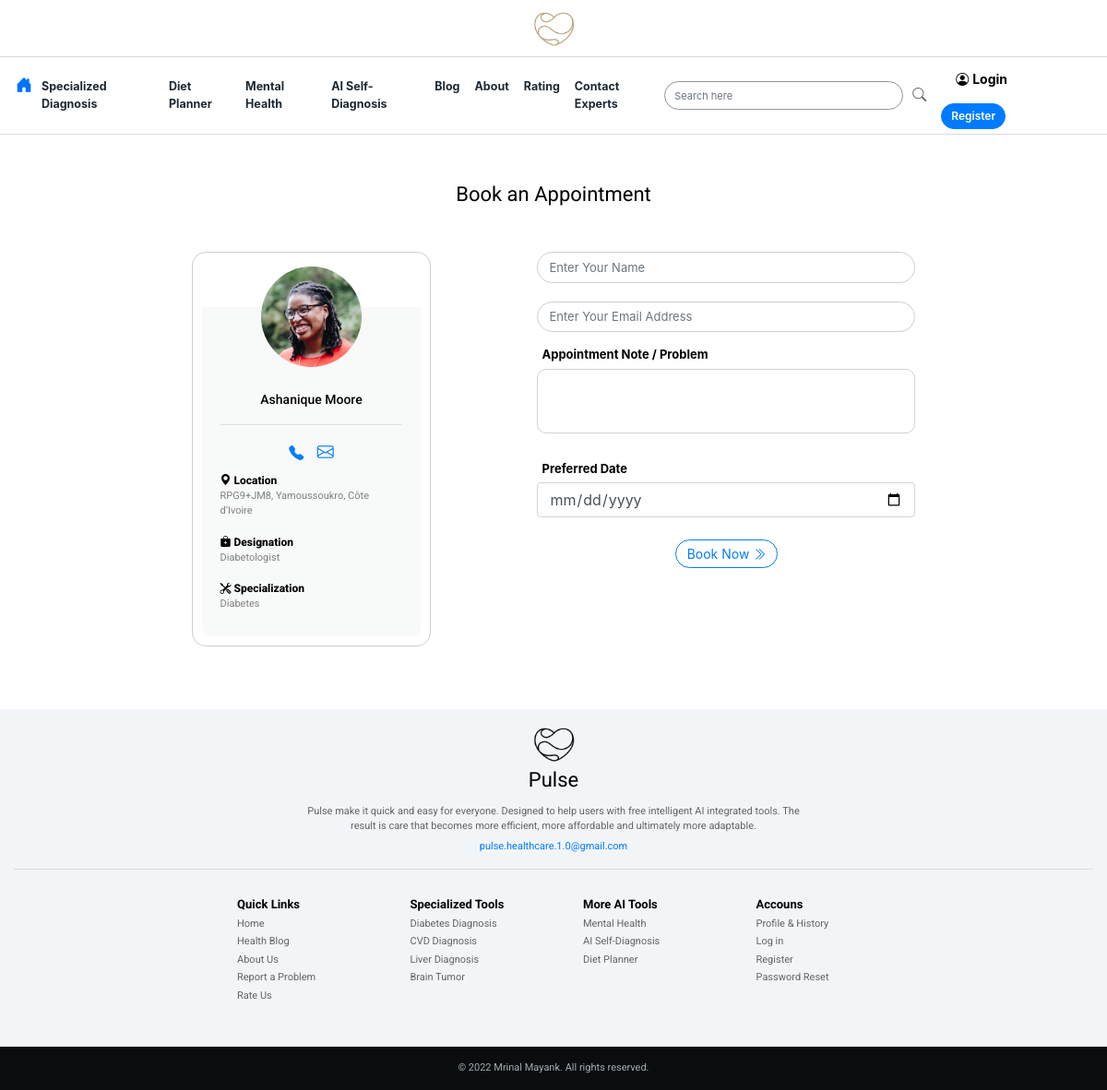
/6/appointment/, run on the app's committed database.
### MAINAPP/models.py (models this page shows, shortened)
class HealthcareExpert(models.Model):
	expert_username = models.CharField(max_length= 1000)
	expert_name = models.CharField(max_length= 1000, blank=True)
	expert_email = models.CharField(max_length= 1000,blank=True)
	expert_designation= models.CharField(max_length= 2000)
	expert_specialization= models.CharField(max_length= 4000)
	expert_address= models.CharField(max_length= 4000)
	expert_contact= models.CharField(max_length= 1000)
	expert_image = models.ImageField(null=True, blank=True)
	@property
	def expert_imageURL(self):
		try:
			url = self.expert_image.url
		except:
			url = ''
		return url

### MAINAPP/views.py (the view, shortened to what this page needs)
# urls.py: path('<int:id>/appointment/', views.appointment, name="appointment"),
def appointment(request ,id):
	expert = HealthcareExpert.objects.get(id=id)
	context = {'expert':expert}
	return render(request, 'MAINAPP/appointment.html', context)

### templates/MAINAPP/appointment.html (shortened to what this page needs)
{%  extends 'MAINAPP/home.html' %}
{% load static %}
{% block content %}
<br><br>
<div class="container col-lg-9">
  <p style="font-size:22px;color:black;font-weight:400;font-family: 'Roboto', sans-serif;margin-bottom:2px;text-align:center;" >Book an Appointment</p>
  <br>
  <div class="row">
    <div class="col-lg-4" style="margin-left:auto;margin-right:auto;display:flex;flex-wrap:wrap;padding:20px;">
      <div class="" style="width:100%;width:100%;border-radius:15px;border:1px solid #CACFD2;padding:10px;">
        <div class="text-center">
          <img class="sharp"src="{{ expert.expert_imageURL }}"  style="width:140px;padding:5px;border-radius:300px;width:50%" >
        </div>
        <div class="" style="background:#F8F9F9;padding:20px 20px 10px 20px;margin-top:-70px;border-radius:0px 0px 10px 10px ">
          <p style="margin:3px;font-size:14px;font-weight:500;color:black;font-family: 'Roboto', sans-serif;text-align:center">{{expert.expert_name}}</p>
             <hr>
          <div class="text-center">
            <label ><a href="tel:{{ expert.expert_contact }}"><i class="bi bi-telephone-fill" style="margin:5px;font-size:16px;"></i></a></label>
           <label ><a href="mailto:{{ expert.expert_email }}"><i class="bi bi-envelope" style="margin:5px;font-size:18px;"></i></a></label>
          </div>
          <p style="font-size:12px;margin:0px;font-weight:800;color:black;font-family: 'Roboto', sans-serif;"><i class="bi bi-geo-alt-fill"></i> Location  </p>
          <p style="font-size:11px;font-weight:400;color:gray;font-family: 'Roboto', sans-serif;"> {{expert.expert_address}}</p>
          <p style="font-size:12px;margin:0px;font-weight:800;color:black;font-family: 'Roboto', sans-serif;"><i class="bi bi-bag-plus-fill"></i> Designation  </p>
          <p style="font-size:11px;font-weight:400;color:gray;font-family: 'Roboto', sans-serif;"> {{expert.expert_designation}}</p>
          <p style="font-size:12px;margin:0px;font-weight:800;color:black;font-family: 'Roboto', sans-serif;"><i class="bi bi-tools"></i> Specialization </p>
          <p style="font-size:11px;font-weight:400;color:gray;font-family: 'Roboto', sans-serif;"> {{expert.expert_specialization}}</p>
       </div>
      </div>
    </div>
    <div class="col-lg-6" style="margin-left:auto;margin-right:auto;display:flex;flex-wrap:wrap;padding:20px;">
      <div class="" style="width:100%;padding:0px;">
        <form class=""  method="POST" enctype="multipart/form-data" action ="{% url 'appointment' expert.id %}">
          <input  placeholder="Enter Your Name"type="text" class="form-control" id ="id_booked_by" name="booked_by"  style="border:1px solid #CACFD2;border-radius:50px;font-size:13px;color:black;font-weight:400;margin-bottom:20px;" required>
          <input placeholder="Enter Your Email Address"type="email" class="form-control" id ="id_user_email"name="user_email"  style="border:1px solid #CACFD2;border-radius:50px;font-size:13px;color:black;font-weight:400;margin-bottom:10px;" required>
          <label for="id_problem" style="font-size:13px;font-weight:700;margin:5px;color:black;">Appointment Note / Problem</label>
          <div class="text-center">
          <textarea class="form-control" name="problem"  id="id_problem" style="width:100%;height:70px;font-size:12px;padding:10px;resize: none;border-radius:10px;" required></textarea>
          </div>
          <br>
          <label style="font-size:13px;font-weight:700;margin:5px;color:black;">Preferred Date</label>
          <input type="date" class="form-control" id="date" value="{{placement.date|date:"Y-m-d" }}"  name="preferred_date" required>
          <br>
          <div class="text-center">
            <button type="submit" class="btn btn-outline-primary" style="border-radius:50px;font-weight:400;font-size:14px;border-width:1px;padding:4px 12px 4px 12px">Book Now <i class="bi bi-chevron-double-right"></i> </button>
          </div>
          </form>
      </div>
    </div>
  </div>
</div>
<br><br>
{% endblock content %}

### static/css/main.css (style rules this page uses)
.sharp { image-rendering: -moz-crisp-edges; image-rendering: -o-crisp-edges; image-rendering: -webkit-optimize-contrast; image-rendering: crisp-edges; -ms-interpolation-mode: nearest-neighbor; }

### data on the page
HealthcareExpert: expert_imageURL (picture), expert_name "Ashanique Moore", expert_address "RPG9+JM8, Yamoussoukro, Côte d’Ivoire", expert_designation "Diabetologist", expert_specialization "Diabetes"
